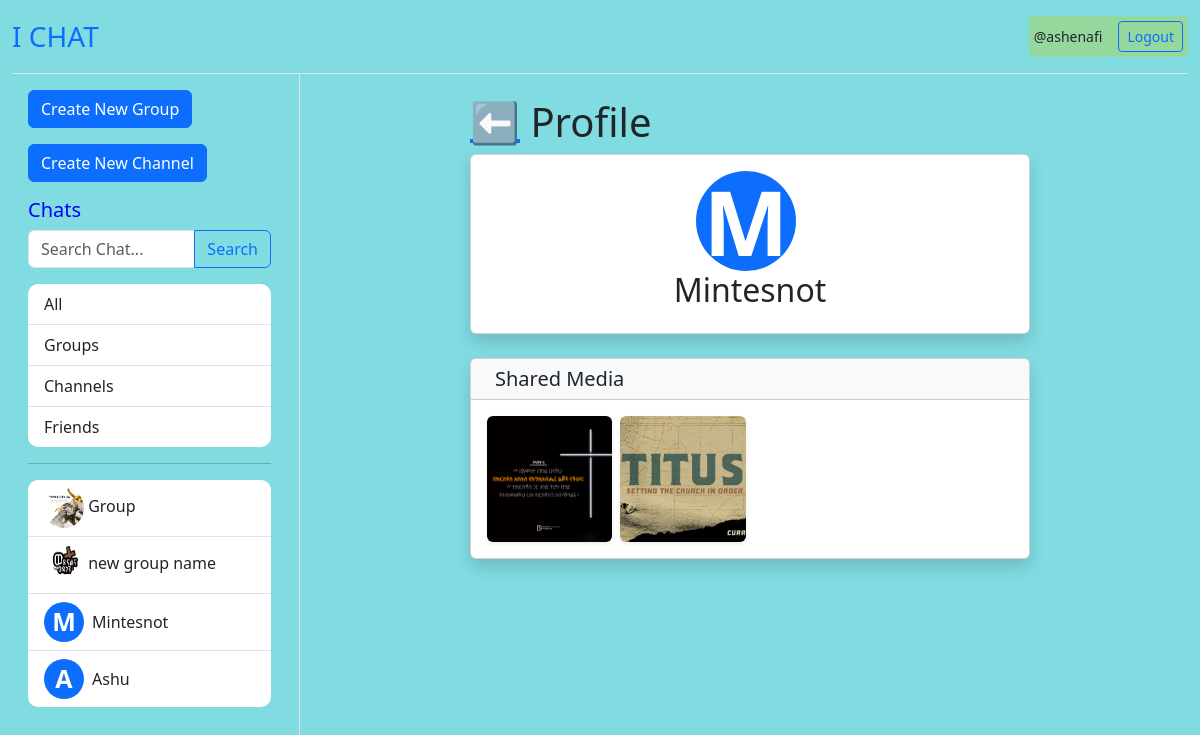
/user_profile/2 (signed in), run on an earlier commit of the app's database.
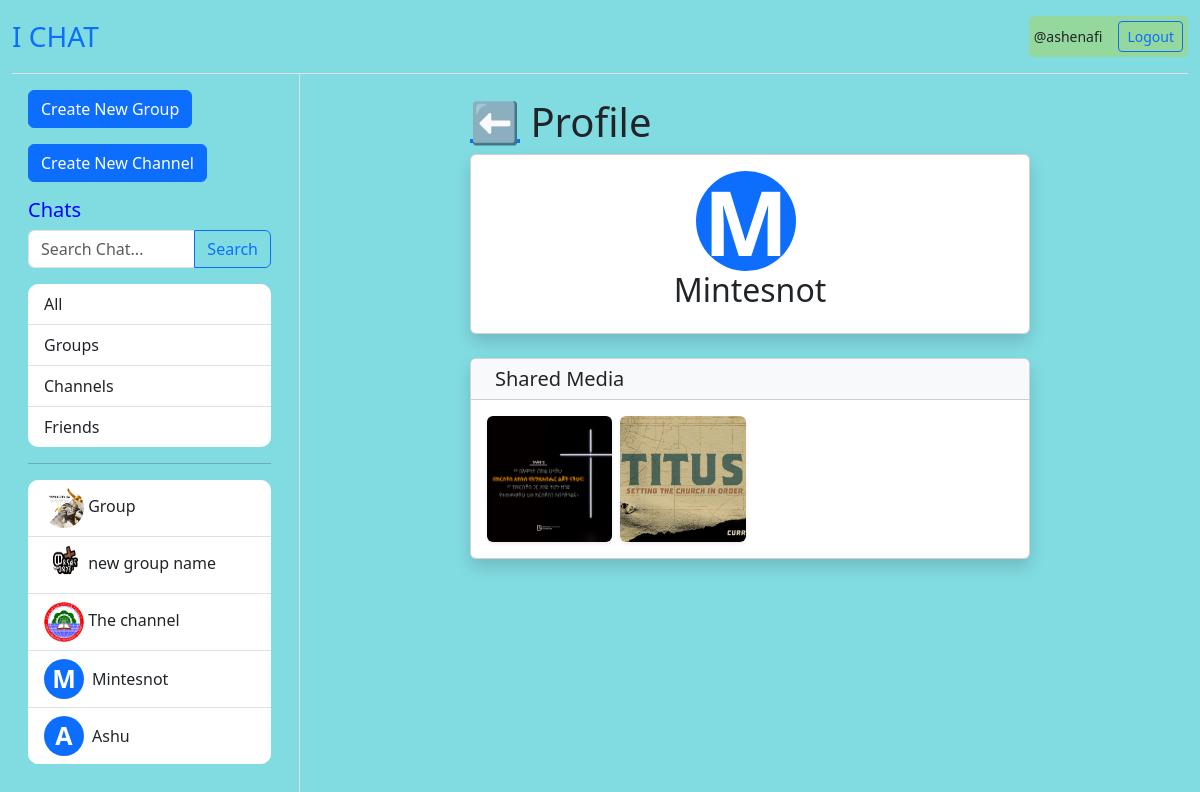
And on a later commit of the database.
### groups/models.py (models this page shows, shortened)
class Group(models.Model):
    owner = models.ForeignKey(User, on_delete=models.CASCADE)
    name = models.CharField(max_length=100,unique=True)
    profile = models.ImageField(upload_to='profiles/group/',null=True, blank=True)
    description = models.CharField(max_length=300, null=True, blank=True)
    members = models.ManyToManyField(User, related_name="member")
    created_at = models.DateTimeField(auto_now_add=True)
    updated_at = models.DateTimeField(auto_now=True)

### accounts/models.py (models this page shows, shortened)
class FriendMessage(models.Model):
    sender = models.ForeignKey(User, on_delete=models.CASCADE)
    reciever = models.ForeignKey(User, on_delete=models.SET_NULL, related_name='reciever', null=True)
    shared_media = models.ImageField(upload_to='shared_media/friend/', null=True, blank=True)
    body = models.TextField()
    created_at = models.DateTimeField(auto_now_add=True)
    updated_at = models.DateTimeField(auto_now=True)

### ichat_channel/models.py (models this page shows)
class Channel(models.Model):
    owner = models.ForeignKey(User, on_delete=models.CASCADE)
    profile = models.ImageField(upload_to='profiles/channel/',null=True, blank=True)
    name = models.CharField(max_length=100)
    description = models.TextField(max_length=300)
    subscribers = models.ManyToManyField(User, related_name="subscribers")
    created_at = models.DateTimeField(auto_now_add=True)
    updated_at = models.DateTimeField(auto_now=True)

### accounts/views.py (the view)
# urls.py: path('user_profile/<int:pk>', views.user_profile, name="user_profile"),
@login_required(login_url='log-in')
def user_profile(request, pk):
    profile = 'user'
    user = User.objects.get(id=pk)
    channels = Channel.objects.all()
    users = User.objects.all()
    groups = Group.objects.all()
    messages = FriendMessage.objects.all()
    context = {
        'profile':profile,
        'user':user,
        'groups':groups,
        'channels':channels,
        'users':users,
        'messages':messages,
    }
    return render(request, 'accounts/profile.html', context)

### accounts/templates/accounts/profile.html (shortened to what this page needs)
{% extends 'accounts/home.html' %}
{% block chat %}
<div class="container-fluid py-4">
    <div class="row justify-content-center">
        <div class="col-lg-8">
            <h1 class="card-title mb-2"><a href="{{request.META.HTTP_REFERER}}">⬅️</a> Profile</h1>
            <div class="card shadow mb-4">
                <div class="card-body text-center">
                    <div class="avatar bg-primary text-white rounded-circle d-flex align-items-center justify-content-center me-2"
                     style="width: 100px; height: 100px; font-weight: bold; font-size: 90px; justify-self: center;">
                    {{ user.username|first|upper }}
                </div>
                    <h2 class="card-title mb-2">{{ user.username }}</h2>
                </div>
            </div>
            <div class="row">
                <div class="col-12">
                    <div class="card shadow h-100">
                        <div class="card-header bg-light">
                            <h5 class="card-title mb-0">
                                Shared Media
                            </h5>
                        </div>
                        <div class="card-body">
                            <div class="row g-2">
                                    {% for message in messages %}
                                        {% if message.sender == request.user and message.reciever == user or message.reciever == request.user and message.sender == user %}
                                            {% if message.shared_media.url != None %}
                                                <div class="col-4 col-md-3">
                                                    <a href="{% url 'shared_fr_media' message.id %}" class="d-block">
                                                        <img src="{{ message.shared_media.url }}" alt="Shared media" class="img-fluid rounded shadow-sm" style="aspect-ratio: 1; object-fit: cover;">
                                                    </a>
                                                </div>
                                            {% endif %}
                                        {% endif %}
                                    {% endfor %}
                                </div>
                        </div>
                    </div>
                </div>
            </div>
        </div>
    </div>
</div>
{% endblock %}

### accounts/templates/accounts/home.html (shortened to what this page needs)
{% extends 'accounts/base.html' %}
{% block content %}
<div class="container-fluid vh-100">
    <div class="row h-100">
        <div class="col-md-4 col-lg-3 border-end d-flex flex-column">
            <div class="p-3 flex-grow-1 overflow-auto">
                <a href="{% url 'create_group' %}" class="btn btn-primary mb-3">Create New Group</a>
                <a href="{% url 'create_channel' %}" class="btn btn-primary mb-3">Create New Channel</a>
                <h3 class="h5" style="color: blue;">Chats</h3>
                <form action="" method="get" class="mb-3">
                    <div class="input-group">
                        <input type="search" name="p" placeholder="Search Chat..." class="form-control">
                        <button type="submit" class="btn btn-outline-primary">Search</button>
                    </div>
                </form>
                <div class="nav flex-column list-group list-group-flush" style="border-radius: 10px;">
                    <a href="#" class="nav-link list-group-item list-group-item-action">All</a>
                    <a href="#" class="nav-link list-group-item list-group-item-action">Groups</a>
                    <a href="#" class="nav-link list-group-item list-group-item-action">Channels</a>
                    <a href="#" class="nav-link list-group-item list-group-item-action">Friends</a>
                </div>
                <hr>
                <div class="list-group list-group-flush" style="border-radius: 10px; background-color: rgb(175, 211, 211);">
                    {% for group in groups %}
                    <a href="{% url 'group' group.name %}" class="list-group-item list-group-item-action" >
                        <img src="{{ group.profile.url }}" alt="profile" style="width: 40px; height: 40px; border-radius: 20px;">
                        {{group.name}}
                    </a>
                    {% endfor %}
                    {% for channel in channels %}
                        <a href="{% url 'channel' channel.id %}" class="list-group-item list-group-item-action">
                            <img src="{{ channel.profile.url }}" alt="profile" style="width: 40px; height: 40px; border-radius: 20px;">
                            {{channel.name}}
                        </a>
                    {% endfor %}
                    {% for user in users %}
                        {% if user != request.user %}
                            <a href="{% url 'friend' user.username %}" class="list-group-item list-group-item-action">
                                <div class="d-flex align-items-center">
                                        <div class="avatar bg-primary text-white rounded-circle d-flex align-items-center justify-content-center me-2"
                                             style="width: 40px; height: 40px; font-weight: bold; font-size: 25px;">
                                            {{ user.username|first|upper }}
                                        </div>
                                    {{ user.username.capitalize }}
                                </div>
                            </a>
                        {% endif %}
                    {% endfor %}
                </div>
            </div>
        </div>
        <div class="col-md-8 col-lg-9 d-flex flex-column">
            <div class="flex-grow-1 d-flex flex-column">
                {% block chat %}
                {% endblock %}
            </div>
        </div>
    </div>
</div>
{% endblock %}

What changed in the data, as far as the page shows it:
added Channel: profile (picture), name "The channel"
